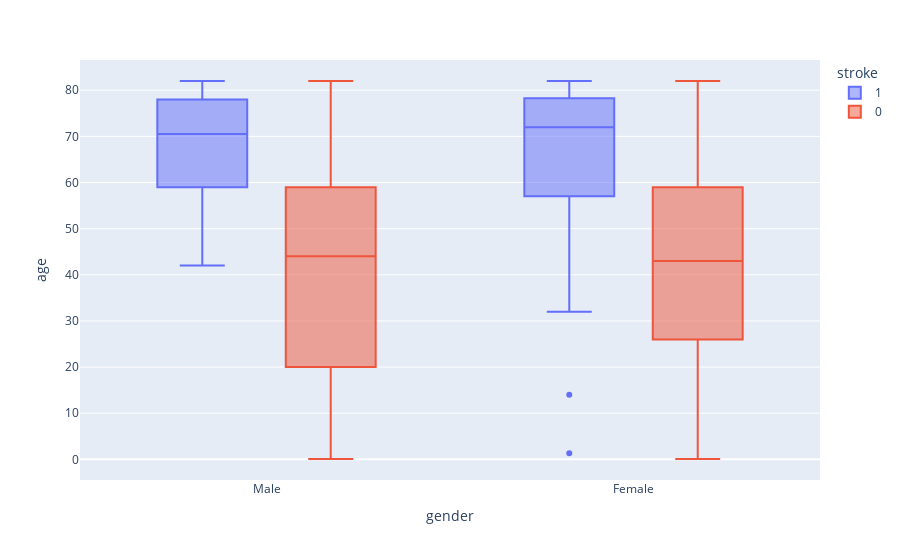

Notebook cell for this chart:
### Code cell
fig = px.box(df, x='gender',y="age", color="stroke")
fig.show()

### Figure 1 — Plotly figure (JSON) as saved in the notebook; plotly's stock layout.template omitted (floating-point values rounded to 4 significant figures; data arrays with more than 128 entries replaced by an {"elided": "..."} marker saying what was removed)
{"data": [{"alignmentgroup": "True", "hovertemplate": "stroke=1<br>gender=%{x}<br>age=%{y}<extra></extra>", "legendgroup": "1", "marker": {"color": "#636efa"}, "name": "1", "notched": false, "offsetgroup": "1", "orientation": "v", "showlegend": true, "type": "box", "x": {"elided": "249 str values"}, "x0": " ", "xaxis": "x", "y": {"elided": "249 float values"}, "y0": " ", "yaxis": "y"}, {"alignmentgroup": "True", "hovertemplate": "stroke=0<br>gender=%{x}<br>age=%{y}<extra></extra>", "legendgroup": "0", "marker": {"color": "#EF553B"}, "name": "0", "notched": false, "offsetgroup": "0", "orientation": "v", "showlegend": true, "type": "box", "x": {"elided": "4860 str values"}, "x0": " ", "xaxis": "x", "y": {"elided": "4860 float values"}, "y0": " ", "yaxis": "y"}], "layout": {"boxmode": "group", "legend": {"title": {"text": "stroke"}, "tracegroupgap": 0}, "margin": {"t": 60}, "xaxis": {"anchor": "y", "domain": [0, 1], "title": {"text": "gender"}}, "yaxis": {"anchor": "x", "domain": [0, 1], "title": {"text": "age"}}}}
